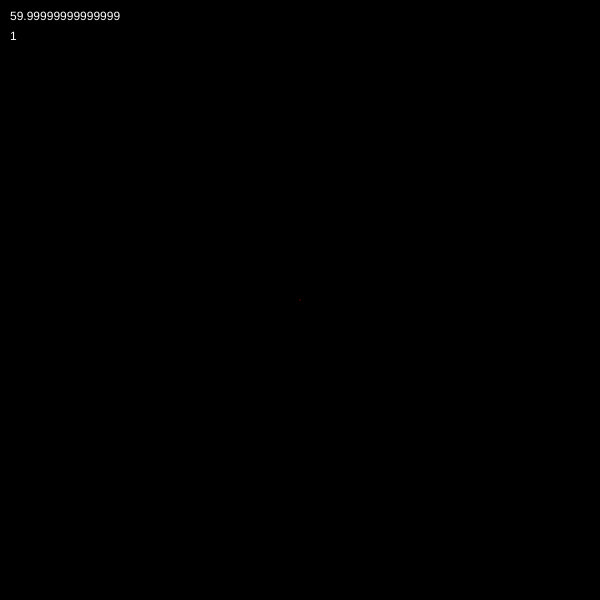
Frame 1 (no input)
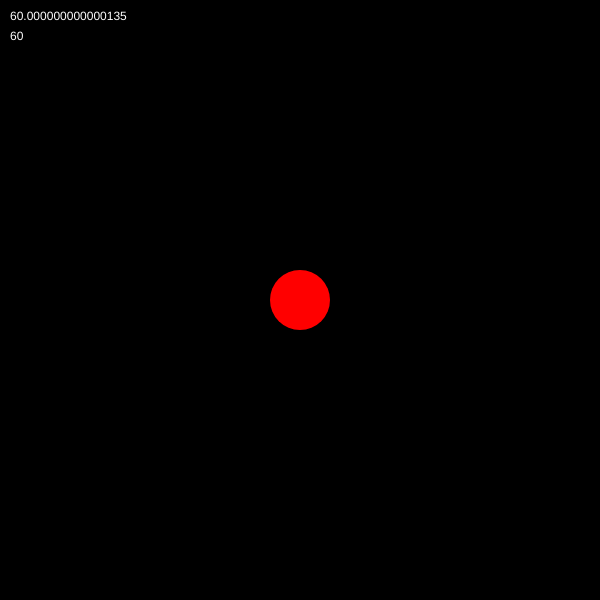
Frame 60 (no input)
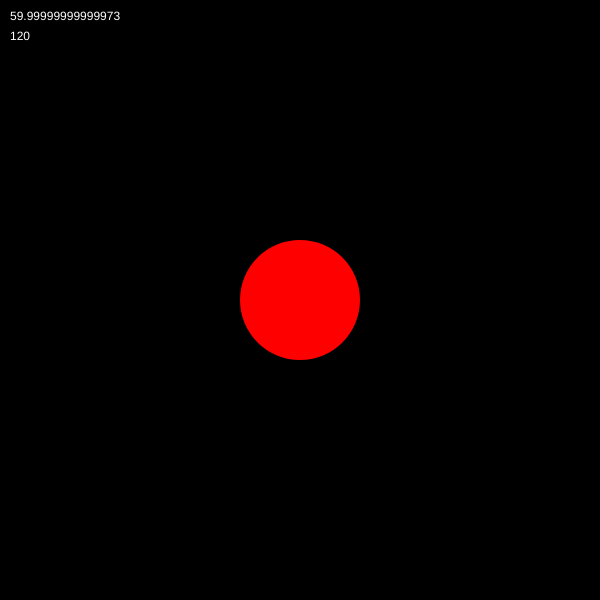
Frame 120 (the mouse pressed at the canvas centre since frame 60)

The p5.js sketch that drew these frames (run headless with seeded random() and noise() and a simulated clock; from frame 60 on, the mouse is pressed at the canvas centre):

// p5.js sketch
// ── sketch.js
function setup() {
  createCanvas(600, 600);
  background(0);
  noStroke();

  // draw a green circle at the center
  fill(0, 255, 0);
  ellipse(300, 300, 300, 300);
}


function draw() {
  background(0); // clear the previous frame

  fill(255,0,0);
  ellipse(width/2, height/2, frameCount, frameCount);
  // width, height and frameCount are environment variables fo p5.


  // you can display text(String) by using text() function.
  // text( "Hello!", x, y );
  fill(255);
  text( frameRate(), 10, 20 ); // frameRate() returns how many frames are drawn per secound. 
  text( frameCount, 10, 40 );
}
